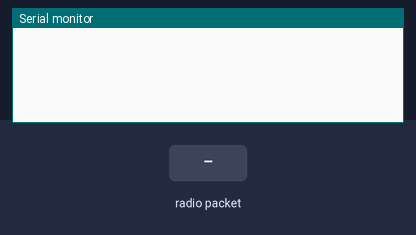
A sketch run on a simulated Arduino Uno, built with avr-gcc and run on an emulated ATmega328P. On the bench: the last lines printed to the serial monitor. The test bench sets the inputs (shaded band). No radio packets arrive unless stated.

Above: at 2.2 s.
2.3 s: radio packet "1" arrives
At 3.2 s:
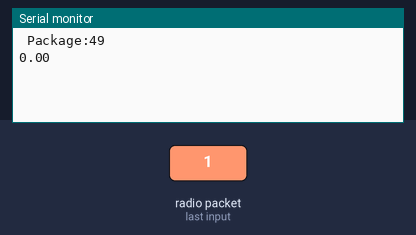
3.8 s: radio packet "0" arrives
At 4.3 s:
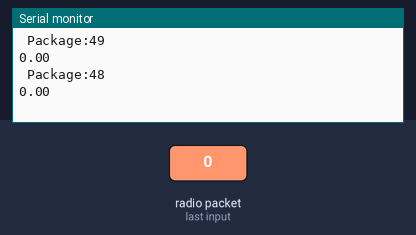
5.3 s: radio packet "2" arrives
At 6.7 s:
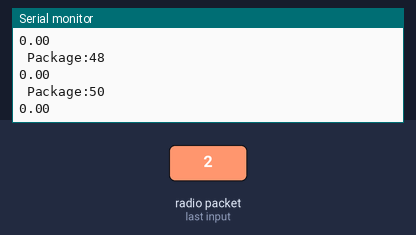

Measured:
- after the input at 2.3 s, the serial monitor: prints a new line at once (image 1)
- after the input at 3.8 s, the serial monitor: prints a new line at once (image 2)
- after the input at 5.3 s, the serial monitor: prints a new line at once (image 3)

The sketch:

radio_client_test.ino
```cpp
#include <SPI.h>
#include "RF24.h"

RF24 myRadio (7, 8);
byte addresses[][6] = {"0"};

struct package
{
  int id=1;
  float temperature = 18.3;
  char text[100] = "Text to be transmitted";
};

typedef struct package Package;
Package data;


void setup()
{
  Serial.begin(9600);
  delay(1000);
  myRadio.begin();
  myRadio.setChannel(115);
  myRadio.setPALevel(RF24_PA_MAX);
  myRadio.setDataRate( RF24_250KBPS );
  myRadio.openReadingPipe(1, addresses[0]);
  myRadio.startListening();
}

void loop()
{
  if ( myRadio.available())
  {
    while(myRadio.available())
    {
      myRadio.read( &data, sizeof(data) );
    }
    Serial.print("\n Package:");
    Serial.print(data.id);
    Serial.print("\n");
    Serial.println(data.temperature);
    Serial.println(data.text);
  }
}
```
